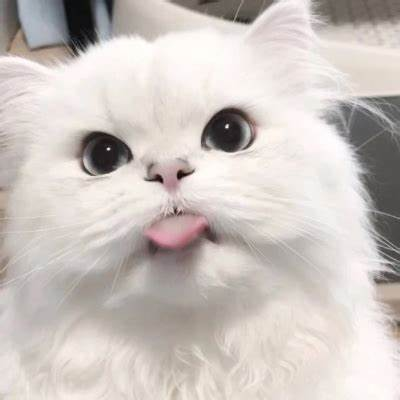
#> input picture data/video/cat.jpg, 400 x 400 px
$ jupyter execute '阈值.ipynb'
#> lines starting #> are read from the running program, lines starting #| are printed output that depends on the picture
[cell 1]
import cv2
def cv2_show(im):
    cv2.namedWindow('image',cv2.WINDOW_NORMAL)
    cv2.imshow('image',im)
    cv2.waitKey(0)
    cv2.destroyAllWindows()

ret,dst=cv2.threshold(src,thresh,maxval,type)
src：输入单通道
dst：输出值
thresh：阈值
maxval:超过(低于）阈值所赋的值（取决于type)
type:cv2.THRESH_BINARY 超过阈值取maxval，否则0
cv2.THRESH_BINARY_INV 反转
cv2.THRESH_TRUNC 大于阈值部分取阈值
cv2.THRESH_TOZERO 大于部分不变，小于取0
cv2.THRESH_TOZERO_INV 反转

[cell 2]
im=cv2.imread('../data/video/cat.jpg')
#> im is the input picture: shape (400, 400, 3); mean B, G, R 191.4, 195.7, 203.5
types=[cv2.THRESH_BINARY,
       cv2.THRESH_BINARY_INV ,
       cv2.THRESH_TRUNC,
       cv2.THRESH_TOZERO,
       cv2.THRESH_TOZERO_INV ]
title=['THRESH_BINARY',
       'THRESH_BINARY_INV' ,
       'THRESH_TRUNC',
       'THRESH_TOZERO',
       'THRESH_TOZERO_INV' ]
import matplotlib.pyplot as plt
fig,ax=plt.subplots(1,6,figsize=(15,5))
for j in range(5):
    ret,thresh=cv2.threshold(im,127,255,types[j])
    ax[j].imshow(thresh)
    ax[j].axis('off')
    ax[j].set_title(title[j])
#> this loop made 5 passes
#> pass 1, `ret,thresh=cv2.threshold(im,127,255,types[j])`:
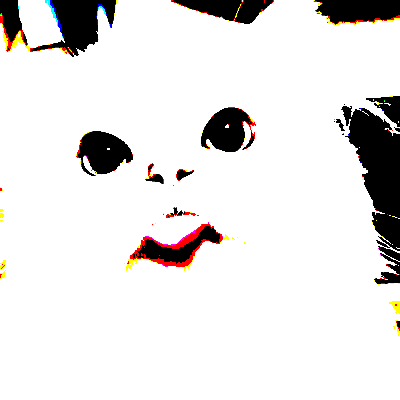
#> thresh: shape (400, 400, 3); mean B, G, R 226.1, 227.1, 229.3
#> pass 2, `ret,thresh=cv2.threshold(im,127,255,types[j])`:
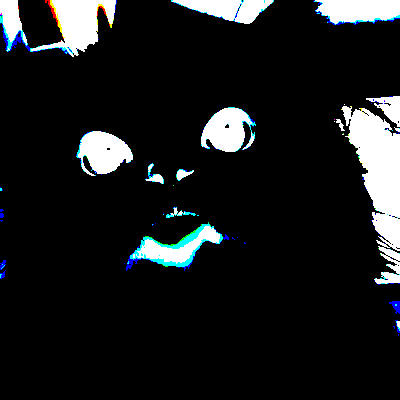
#> thresh: shape (400, 400, 3); mean B, G, R 28.9, 27.9, 25.7
#> pass 3, `ret,thresh=cv2.threshold(im,127,255,types[j])`:
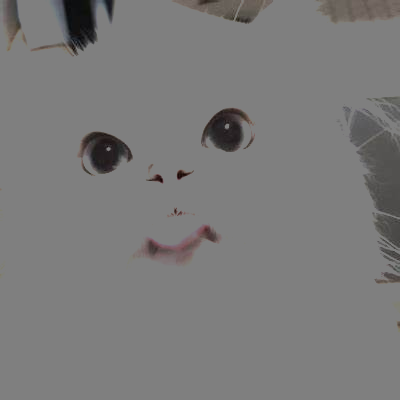
#> thresh: shape (400, 400, 3); mean B, G, R 121.9, 122.1, 122.7
ax[5].axis('off')
ax[5].imshow(im)
ax[5].set_title('cat')
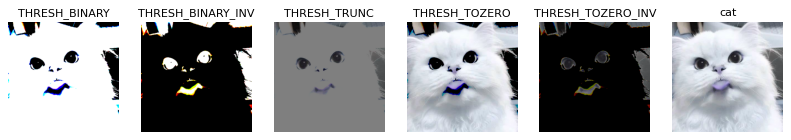
#> figure drawn by matplotlib, 6 panels; B, G, R data is drawn as R, G, B
